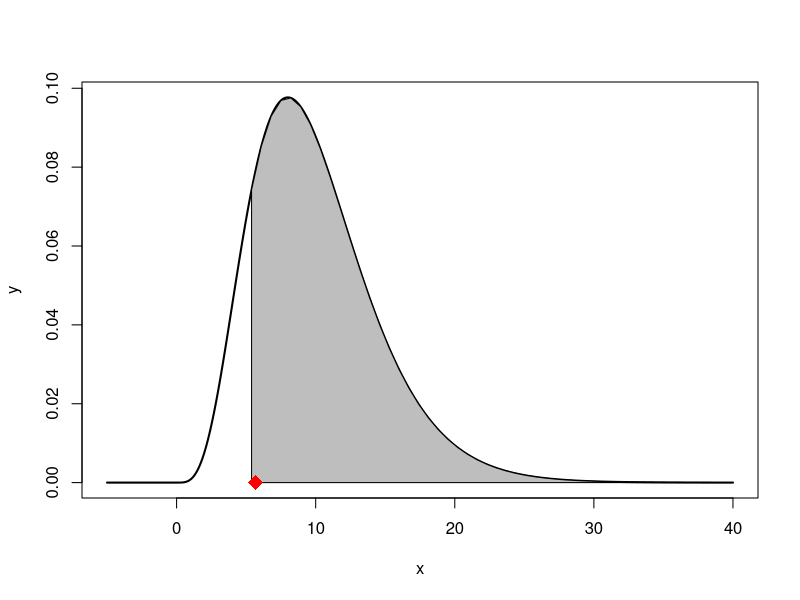

The R source for this figure:
#Page 693

t1<-c(71,72,75,80,60,65,63,78,75,73,72,65,63,69,64,71)
t2<-c(77,67,79,78,81,72,71,84,91)
t3<-c(81,79,73,71,75,84,77,67)

n1<-length(t1)
n2<-length(t2)
n3<-length(t3)

x1<-mean(t1)
x2<-mean(t2)
x3<-mean(t3)

var1<-var(t1)
var2<-var(t2)
var3<-var(t3)

x<-(x1*n1+x2*n2+x3*n3)/(n1+n2+n3)
alpha<-0.01
n<-33
K<-3
df1<-K-1
df2<-n-K

MST<-((n1*((x1-x)**2))+(n2*((x2-x)**2))+(n3*((x3-x)**2)))/(K-1)
MSE<-(((n1-1)*(var1))+((n2-1)*(var2))+((n3-1)*(var3)))/(n-K)
f0<-print(MST/MSE)

f<-qf(alpha,df1,df2,lower.tail = FALSE)
print(f)

if(f<f0){
  print("REJECT NULL HYPOTHESIS")
} else {
  print("ACCEPT NULL HYPOTHESIS")
}

x=seq(-5,40,length=1000)
y=dchisq(x,df=10)
plot(x,y,type="l",lwd=2,col="black")

x=seq(f,40,length=50)
y=dchisq(x,df=10)
polygon(c(f,x,40),c(0,y,0),col="gray")

points(f0,0,pch=18,col="red",cex=2)
